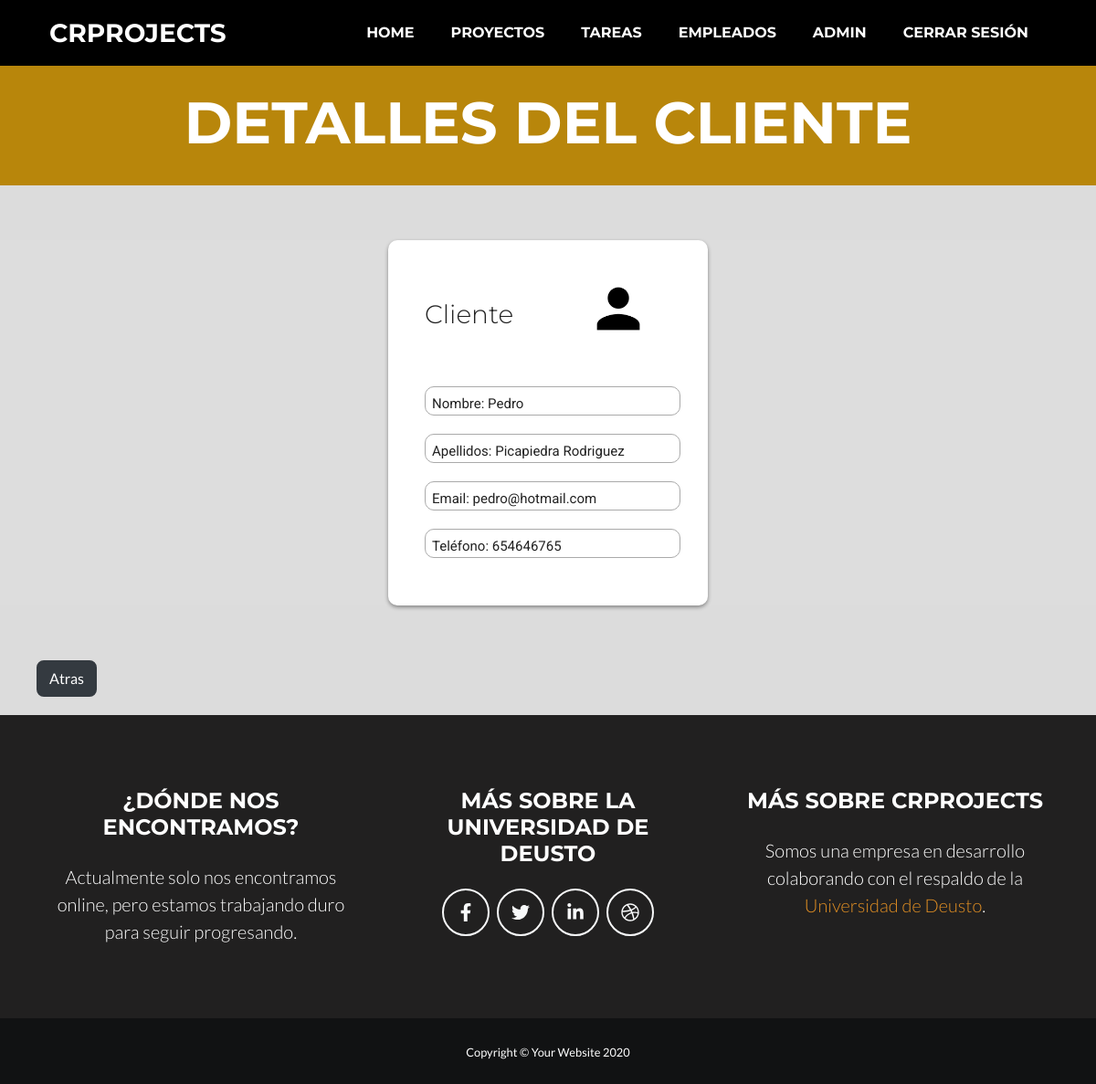
/proyecto/3/cliente/ (signed in), run on the app's committed database.
### appGestorProyectos/models.py (models this page shows, shortened)
class Proyecto(models.Model):
    nombre = models.CharField(max_length=50)
    descripcion = models.TextField(max_length=200)
    fecha_inicio = models.DateField(("Date"), default=date.today)
    fecha_fin = models.DateField(("Date"), default=date.today)
    presupuesto = models.IntegerField(default=0)
    nombre_cliente = models.CharField(max_length=20, default="")
    apellidos_cliente = models.CharField(max_length=50, default="")
    email_cliente = models.EmailField(max_length=100, default="")
    telefono_cliente = models.IntegerField(default=0)
    tarea = models.ManyToManyField(Tarea)
    responsable = models.ForeignKey(Empleado, on_delete=models.CASCADE)

### appGestorProyectos/views.py (the view)
# urls.py: path('proyecto/<int:pk>/cliente/', views.ClienteDetailView.as_view(), name='cliente'),
class ClienteDetailView(LoginRequiredMixin, DetailView):
    model = Proyecto
    template_name = 'cliente.html'
    def get_context_data(self, **kwargs):
        context = super(ClienteDetailView, self).get_context_data(**kwargs)
        context['titulo_pagina'] = 'Detalles del cliente'
        return context

### appGestorProyectos/templates/cliente.html
{% extends 'index.html' %}
{% load static %}
{% block styles %}
<link href="{% static 'css/cliente.css' %}" rel="stylesheet" />
{% endblock %}
{% block header %}
    <header class="masthead bg-primary text-white text-center">
        <div class="container d-flex align-items-center flex-column">
            <h1 class="masthead-heading text-uppercase mb-0">Detalles del cliente</h1>
        </div>
    </header>
{% endblock %}
{% block main %}
<main>
    <section id="ebody">
        <div id="login-box">
            <div class="left">
                <div id="empedit">
                    <h1 id="eh1">Cliente</h1>
                    <img src="{% static 'img/persona.png' %}">
                </div>
                <p class="text">Nombre: {{ proyecto.nombre_cliente }}</p>
                <p class="text">Apellidos: {{ proyecto.apellidos_cliente }}</p>
                <p class="text">Email: {{ proyecto.email_cliente }}</p>
                <p class="text">Teléfono: {{ proyecto.telefono_cliente }}</p>
            </div>
        </div>
    </section>
    <div id="boton_atras">
        <a class="btn btn-dark" href="javascript: history.go(-1)">Atras</a>
    </div>
</main>
{% endblock %}

### appGestorProyectos/templates/index.html (shortened to what this page needs)
{% load static i18n %}
<!DOCTYPE html>
<html lang="en">
    <head>
        {% block css %}
        <link href="{% static 'css/estilos.css' %}" rel="stylesheet" />
        {% block styles %}
        {% endblock %}
        {% endblock %}
    </head>
    <body id="page-top">
        <nav class="navbar navbar-expand-lg bg-secondary text-uppercase fixed-top" id="mainNav">
            <div class="container">
                <a class="navbar-brand js-scroll-trigger" href="{% url 'home' %}">CRProjects</a>
                <div class="collapse navbar-collapse" id="navbarResponsive">
                    <ul class="navbar-nav ml-auto">
                        <li class="nav-item mx-0 mx-lg-1"><a class="subrayado nav-link py-3 px-0 px-lg-3 rounded js-scroll-trigger" href="{% url 'home' %}">HOME</a></li>
                        <li class="nav-item mx-0 mx-lg-1"><a class="subrayado nav-link py-3 px-0 px-lg-3 rounded js-scroll-trigger" href="{% url 'proyecto_list' %}">PROYECTOS</a></li>
                        <li class="nav-item mx-0 mx-lg-1"><a class="subrayado nav-link py-3 px-0 px-lg-3 rounded js-scroll-trigger" href="{% url 'tarea_list' %}">TAREAS</a></li>
                        <li class="nav-item mx-0 mx-lg-1"><a class="subrayado nav-link py-3 px-0 px-lg-3 rounded js-scroll-trigger" href="{% url 'empleado_list' %}">EMPLEADOS</a></li>
                        {% if user.is_authenticated %}
                            <li class="fontsizee nav-item mx-0 mx-lg-1"><a class="nav-link py-3 px-0 px-lg-3 rounded js-scroll-trigger">{{ user.username }}</a> </li>
                            <li class="fontsizee nav-item mx-0 mx-lg-1"><a class="subrayado nav-link py-3 px-0 px-lg-3 rounded js-scroll-trigger" href="{% url 'logout' %}">CERRAR SESIÓN</a></li>
                        {% else %}
                            <li class="nav-item mx-0 mx-lg-1"><a class="subrayado nav-link py-3 px-0 px-lg-3 rounded js-scroll-trigger" href="{% url 'login' %}">INICIAR SESION</a></li>
                        {% endif %}
                    </ul>
                </div>
            </div>
        </nav>
        {% block header %}
        {% endblock %}
        {% block main %}
        {% endblock %}
        <footer class="footer text-center">
            <div class="container">
                <div class="row">
                    <div class="col-lg-4 mb-5 mb-lg-0">
                        <h4 class="text-uppercase mb-4">¿Dónde nos encontramos?</h4>
                        <p class="lead mb-0">Actualmente solo nos encontramos online, pero estamos trabajando duro para seguir progresando.</p>
                    </div>
                    <div class="col-lg-4 mb-5 mb-lg-0">
                        <h4 class="text-uppercase mb-4">Más sobre la Universidad de Deusto</h4>
                        <a class="btn btn-outline-light btn-social mx-1" href="https://www.facebook.com/UDeusto/"><i class="fab fa-fw fa-facebook-f"></i></a><a class="btn btn-outline-light btn-social mx-1" href="https://twitter.com/deusto?ref_src=twsrc%5Egoogle%7Ctwcamp%5Eserp%7Ctwgr%5Eauthor"><i class="fab fa-fw fa-twitter"></i></a><a class="btn btn-outline-light btn-social mx-1" href="https://www.linkedin.com/school/deusto/"><i class="fab fa-fw fa-linkedin-in"></i></a><a class="btn btn-outline-light btn-social mx-1" href="https://twitter.com/deustosd?lang=es"><i class="fab fa-fw fa-dribbble"></i></a>
                    </div>
                    <div class="col-lg-4">
                        <h4 class="text-uppercase mb-4">Más sobre CRProjects</h4>
                        <p class="lead mb-0">Somos una empresa en desarrollo colaborando con el respaldo de la <a class="subrayado" href="https://www.deusto.es/cs/Satellite/deusto/es/universidad-deusto">Universidad de Deusto</a>.</p>
                    </div>
                </div>
            </div>
        </footer>
        <section class="copyright py-4 text-center text-white">
            <div class="container"><small>Copyright © Your Website 2020</small></div>
        </section>
    </body>
</html>

### appGestorProyectos/static/css/cliente.css (style rules this page uses)
#ebody { margin: 0; padding: 0; background: #DDD; font-size: 16px; color: #222; font-family: 'Roboto', sans-serif; font-weight: 300; }
img { border-radius: 50%; height: 70px; width: 70px; margin-left: 80px; }
#login-box { position: relative; margin: 5% auto; width: 350px; height: 400px; background: #FFF; border-radius: 10px; box-shadow: 0 2px 4px rgba(0, 0, 0, 0.4); }
.left { position: absolute; top: 0; left: 0; box-sizing: border-box; padding: 40px; width: 350px; height: 380px; }
#eh1 { font-weight: 300; font-size: 28px; padding-top: 25px; }
.text { display: block; box-sizing: border-box; margin-bottom: 20px; padding: 7px; width: 280px; height: 32px; border: none; border: 1px solid #AAA; border-radius: 10px; font-family: 'Roboto', sans-serif; font-weight: 400; font-size: 15px; transition: 0.2s ease; }
#boton_atras { background-color: #dcdcdc; padding-bottom: 20px; }
#boton_atras a { margin-left: 40px; }
#empedit { margin-bottom: 50px; display: flex; }

### data on the page
Proyecto: nombre_cliente "Pedro", apellidos_cliente "Picapiedra Rodriguez", email_cliente "pedro@hotmail.com", telefono_cliente "654646765"

### other printed values
{{ user.username }} "ADMIN"
